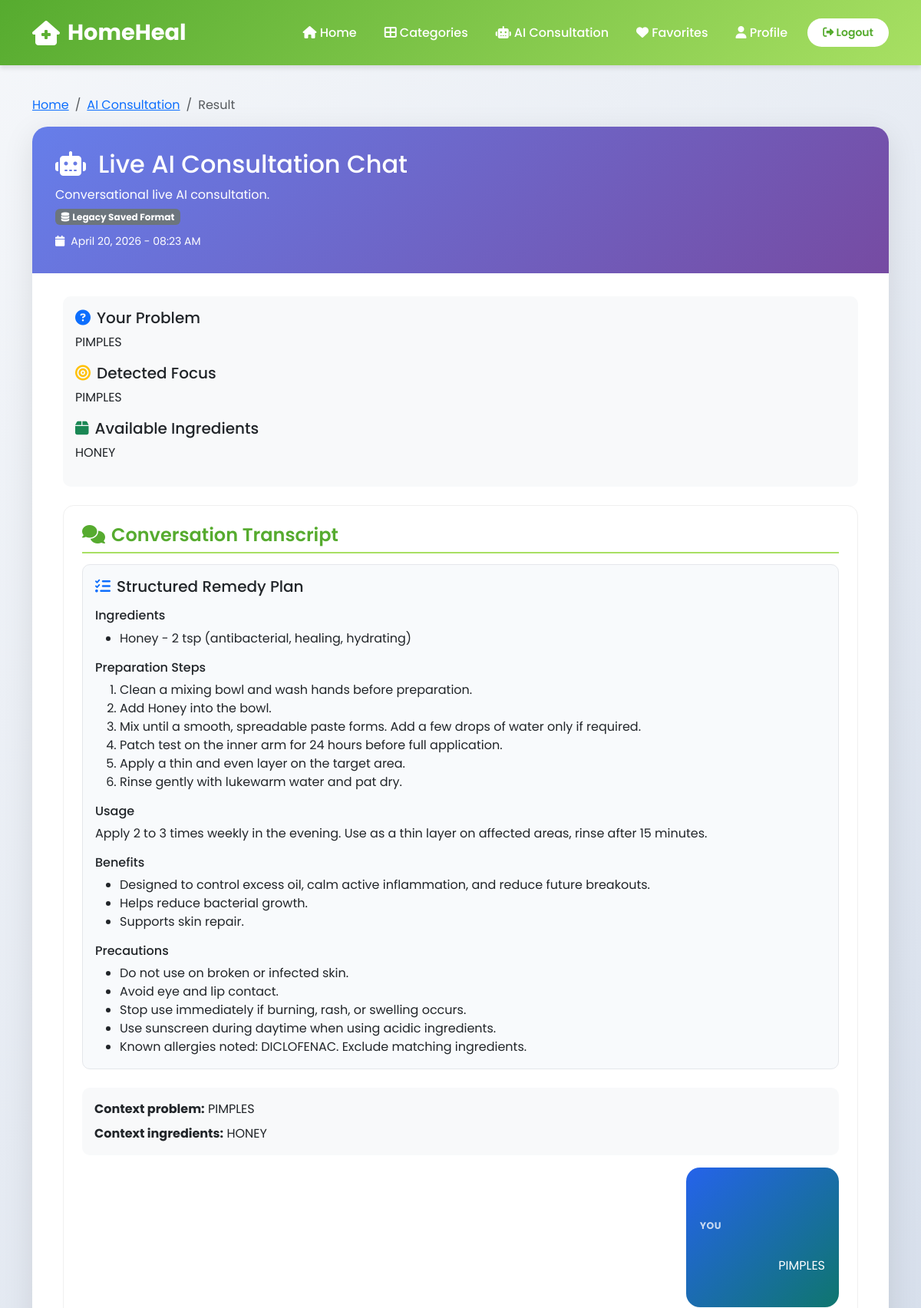
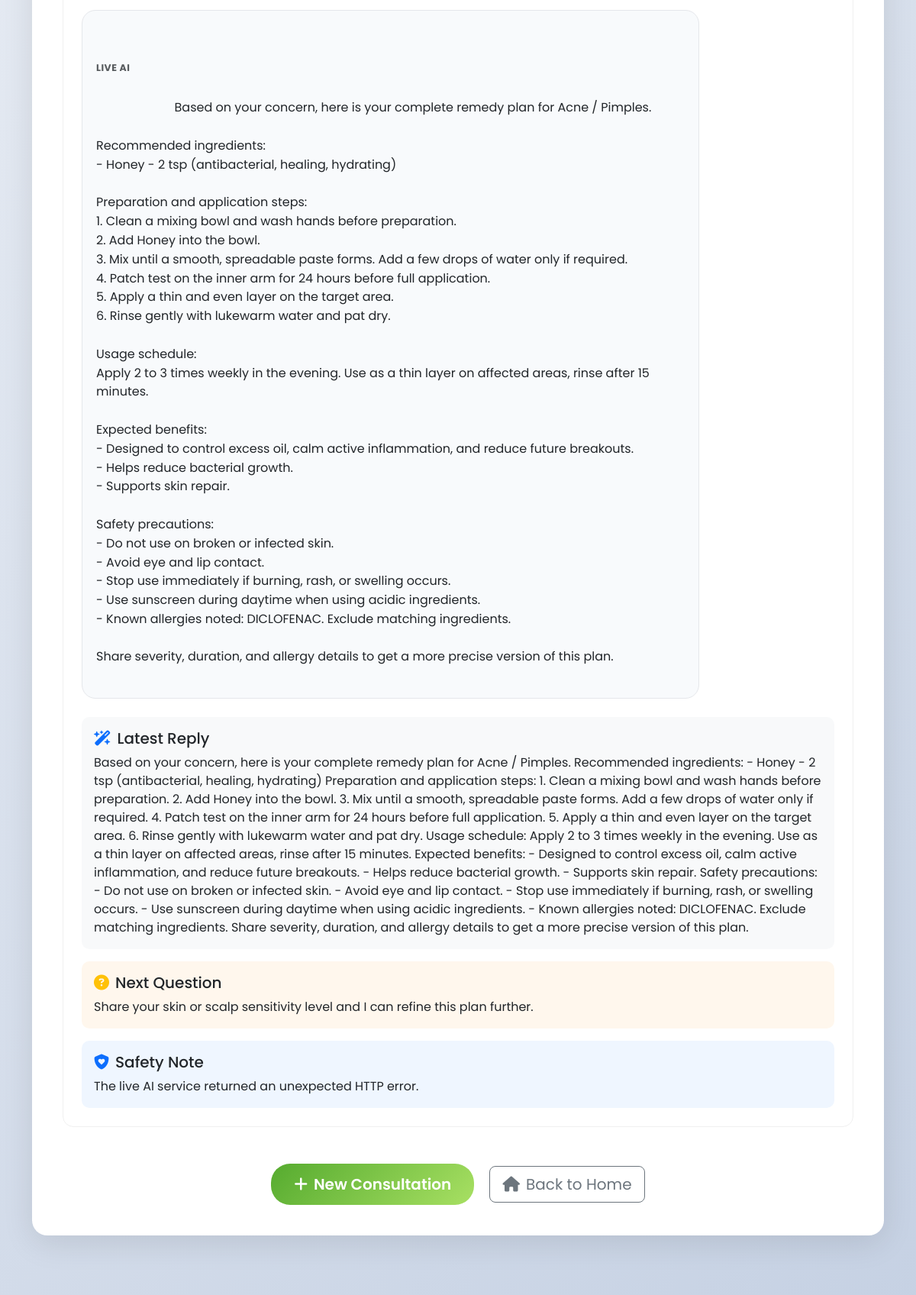
The app's page /consultation/18/ (signed in, upper part) with its own data (2 pictures, top to bottom).
### remedies/models.py (models this page shows, shortened)
class AIConsultation(models.Model):
    user = models.ForeignKey(User, on_delete=models.CASCADE, related_name='consultations')
    problem_description = models.TextField()
    available_ingredients = models.TextField(help_text="Products/ingredients available at home")
    suggested_remedy = models.TextField()
    created_at = models.DateTimeField(auto_now_add=True)
    class Meta:
        ordering = ['-created_at']

### remedies/views.py (the view)
# urls.py: path('consultation/<int:consultation_id>/', remedy_views.consultation_detail, name='consultation_detail'),
@login_required
def consultation_detail(request, consultation_id):
    consultation = get_object_or_404(AIConsultation, id=consultation_id, user=request.user)
    ai_remedy = parse_ai_remedy_payload(consultation.suggested_remedy)
    context = {
        'consultation': consultation,
        'ai_remedy': ai_remedy,
    }
    return render(request, 'remedies/consultation_detail.html', context)

### ai_engine/services.py (called while the page is built, shortened)
def parse_ai_remedy_payload(payload_text):
    if not payload_text:
        return _legacy_payload_to_sections("")
    try:
        parsed = json.loads(payload_text)
    except (TypeError, json.JSONDecodeError):
        return _legacy_payload_to_sections(payload_text)
    if not isinstance(parsed, dict):
        return _legacy_payload_to_sections(payload_text)
    return _normalize_sections(parsed)

def _safe_list(value):
    if isinstance(value, list):
        return [str(item).strip() for item in value if str(item).strip()]
    if isinstance(value, str):
        lines = [item.strip("-• ").strip() for item in value.splitlines() if item.strip()]
        return lines
    return []

def _safe_dict(value):
    if isinstance(value, dict):
        return {str(key): value[key] for key in value}
    return {}

def _safe_conversation_list(value):
    if not isinstance(value, list):
        return []
    conversation = []
    for item in value:
        if not isinstance(item, dict):
            continue
        role = str(item.get("role") or "").strip().lower()
        content = str(item.get("content") or item.get("text") or "").strip()
        if role not in {"user", "assistant", "model"} or not content:
            continue
        conversation.append({"role": "assistant" if role == "model" else role, "content": content})
    return conversation

def _safe_remedy_sections(value):
    return {
        "ingredients": _safe_list(value.get("ingredients")),
        "instructions": _safe_list(value.get("instructions")),
        "usage": str(value.get("usage") or ""),
        "benefits": _safe_list(value.get("benefits")),
        "precautions": _safe_list(value.get("precautions")),
    }

### templates/remedies/consultation_detail.html (shortened to what this page needs)
{% extends 'base.html' %}
{% block content %}
<div class="container">
    <nav aria-label="breadcrumb">
        <ol class="breadcrumb">
            <li class="breadcrumb-item"><a href="{% url 'home' %}">Home</a></li>
            <li class="breadcrumb-item"><a href="{% url 'ai_consultation' %}">AI Consultation</a></li>
            <li class="breadcrumb-item active">Result</li>
        </ol>
    </nav>
    <div class="consultation-result">
        <div class="result-header">
            <h2>
                <i class="fas fa-robot me-3"></i>{{ ai_remedy.title }}
            </h2>
            <p class="mb-1">{{ ai_remedy.description }}</p>
            <p class="mb-2">
                {% if ai_remedy.generation_source == 'openai' or ai_remedy.generation_source == 'gemini' or ai_remedy.generation_source == 'live_ai' %}
                    <span class="badge bg-light text-dark"><i class="fas fa-wand-magic-sparkles me-1"></i>Generated by Live AI</span>
                {% elif ai_remedy.generation_source == 'unavailable' %}
                    <span class="badge bg-danger"><i class="fas fa-triangle-exclamation me-1"></i>Live AI Unavailable</span>
                {% else %}
                    <span class="badge bg-secondary"><i class="fas fa-database me-1"></i>Legacy Saved Format</span>
                {% endif %}
            </p>
            <p class="mb-0">
                <small>
                    <i class="fas fa-calendar me-2"></i>{{ consultation.created_at|date:"F d, Y - h:i A" }}
                </small>
            </p>
        </div>
        <div class="mb-4 p-3" style="background: #f8f9fa; border-radius: 10px;">
            <h5><i class="fas fa-question-circle me-2 text-primary"></i>Your Problem</h5>
            <p>{{ consultation.problem_description }}</p>
            <h5 class="mt-3"><i class="fas fa-bullseye me-2 text-warning"></i>Detected Focus</h5>
            <p>{{ ai_remedy.matched_problem }}</p>
            <h5 class="mt-3"><i class="fas fa-box me-2 text-success"></i>Available Ingredients</h5>
            <p>{{ consultation.available_ingredients }}</p>
        </div>
        {% if ai_remedy.generation_source == 'live_chat' %}
        <div class="remedy-section">
            <h4 class="section-title"><i class="fas fa-comments me-2"></i>Conversation Transcript</h4>
            {% if ai_remedy.remedy_sections.ingredients or ai_remedy.remedy_sections.instructions or ai_remedy.remedy_sections.usage or ai_remedy.remedy_sections.benefits or ai_remedy.remedy_sections.precautions %}
            <div class="mb-4 p-3" style="background: #f8fafc; border-radius: 10px; border: 1px solid #e5e7eb;">
                <h5 class="mb-3"><i class="fas fa-list-check me-2 text-primary"></i>Structured Remedy Plan</h5>
                {% if ai_remedy.remedy_sections.ingredients %}
                <h6 class="mt-2 mb-2">Ingredients</h6>
                <ul>
                    {% for ingredient in ai_remedy.remedy_sections.ingredients %}
                    <li>{{ ingredient }}</li>
                    {% endfor %}
                </ul>
                {% endif %}
                {% if ai_remedy.remedy_sections.instructions %}
                <h6 class="mt-3 mb-2">Preparation Steps</h6>
                <ol class="mb-3">
                    {% for step in ai_remedy.remedy_sections.instructions %}
                    <li>{{ step }}</li>
                    {% endfor %}
                </ol>
                {% endif %}
                {% if ai_remedy.remedy_sections.usage %}
                <h6 class="mt-3 mb-2">Usage</h6>
                <p class="mb-3">{{ ai_remedy.remedy_sections.usage }}</p>
                {% endif %}
                {% if ai_remedy.remedy_sections.benefits %}
                <h6 class="mt-3 mb-2">Benefits</h6>
                <ul>
                    {% for benefit in ai_remedy.remedy_sections.benefits %}
                    <li>{{ benefit }}</li>
                    {% endfor %}
                </ul>
                {% endif %}
                {% if ai_remedy.remedy_sections.precautions %}
                <h6 class="mt-3 mb-2">Precautions</h6>
                <ul class="mb-0">
                    {% for warning in ai_remedy.remedy_sections.precautions %}
                    <li>{{ warning }}</li>
                    {% endfor %}
                </ul>
                {% endif %}
            </div>
            {% endif %}
            {% if ai_remedy.consultation_context.problem_description or ai_remedy.consultation_context.available_ingredients %}
            <div class="mb-3 p-3" style="background: #f8f9fa; border-radius: 10px;">
                {% if ai_remedy.consultation_context.problem_description %}
                <p class="mb-2"><strong>Context problem:</strong> {{ ai_remedy.consultation_context.problem_description }}</p>
                {% endif %}
                {% if ai_remedy.consultation_context.available_ingredients %}
                <p class="mb-0"><strong>Context ingredients:</strong> {{ ai_remedy.consultation_context.available_ingredients }}</p>
                {% endif %}
            </div>
            {% endif %}
            {% if ai_remedy.conversation %}
            <div class="chat-transcript">
                {% for message in ai_remedy.conversation %}
                    <div class="chat-bubble {% if message.role == 'user' %}user{% else %}assistant{% endif %}">
                        <div class="chat-bubble-label">{% if message.role == 'user' %}You{% else %}Live AI{% endif %}</div>
                        {{ message.content }}
                    </div>
                {% endfor %}
            </div>
            {% else %}
            <p class="text-muted mb-0">No transcript was stored for this consultation.</p>
            {% endif %}
            {% if ai_remedy.reply %}
            <div class="mt-4 p-3" style="background: #f8f9fa; border-radius: 10px;">
                <h5 class="mb-2"><i class="fas fa-wand-magic-sparkles me-2 text-primary"></i>Latest Reply</h5>
                <p class="mb-0">{{ ai_remedy.reply }}</p>
            </div>
            {% endif %}
            {% if ai_remedy.next_question %}
            <div class="mt-3 p-3" style="background: #fff7ed; border-radius: 10px;">
                <h5 class="mb-2"><i class="fas fa-circle-question me-2 text-warning"></i>Next Question</h5>
                <p class="mb-0">{{ ai_remedy.next_question }}</p>
            </div>
            {% endif %}
            {% if ai_remedy.safety_note %}
            <div class="mt-3 p-3" style="background: #eff6ff; border-radius: 10px;">
                <h5 class="mb-2"><i class="fas fa-shield-heart me-2 text-primary"></i>Safety Note</h5>
                <p class="mb-0">{{ ai_remedy.safety_note }}</p>
            </div>
            {% endif %}
        </div>
        {% endif %}
        <div class="text-center mt-5">
            <a href="{% url 'ai_consultation' %}" class="btn btn-primary btn-lg me-3">
                <i class="fas fa-plus me-2"></i>New Consultation
            </a>
            <a href="{% url 'home' %}" class="btn btn-outline-secondary btn-lg">
                <i class="fas fa-home me-2"></i>Back to Home
            </a>
        </div>
    </div>
</div>
{% endblock %}

### templates/base.html (style rules this page uses)
:root { --primary-color: #2ecc71; --secondary-color: #27ae60; --accent-color: #3498db; --dark-color: #2c3e50; --light-color: #ecf0f1; --gradient-start: #56ab2f; --gradient-end: #a8e063; }
* { margin: 0; padding: 0; box-sizing: border-box; }
body { font-family: 'Poppins', sans-serif; background: linear-gradient(135deg, #f5f7fa 0%, #c3cfe2 100%); min-height: 100vh; }
.btn-primary { background: linear-gradient(135deg, var(--gradient-start) 0%, var(--gradient-end) 100%); border: none; border-radius: 25px; padding: 12px 30px; font-weight: 600; transition: all 0.3s ease; }

### templates/remedies/consultation_detail.html (style rules this page uses)
.consultation-result { background: white; border-radius: 20px; padding: 40px; box-shadow: 0 10px 40px rgba(0,0,0,0.1); }
.result-header { background: linear-gradient(135deg, #667eea 0%, #764ba2 100%); color: white; padding: 30px; border-radius: 20px 20px 0 0; margin: -40px -40px 30px -40px; }
.remedy-section { background: #ffffff; border-radius: 14px; padding: 24px; margin-bottom: 20px; border: 1px solid #f0f0f0; }
.section-title { color: var(--gradient-start); font-weight: 600; margin-bottom: 14px; padding-bottom: 8px; border-bottom: 2px solid var(--gradient-end); }
.chat-transcript { display: flex; flex-direction: column; gap: 14px; }
.chat-bubble { max-width: 82%; padding: 16px 18px; border-radius: 18px; white-space: pre-wrap; line-height: 1.55; }
.chat-bubble.user { margin-left: auto; background: linear-gradient(135deg, #2563eb, #0f766e); color: #fff; }
.chat-bubble.assistant { background: #f8fafc; border: 1px solid #e5e7eb; }
.chat-bubble-label { font-size: 0.78rem; text-transform: uppercase; letter-spacing: 0.04em; opacity: 0.75; font-weight: 700; margin-bottom: 6px; }

### records on screen
AIConsultation: created_at "April 20, 2026 - 08:23 AM", problem_description "PIMPLES", matched_problem "PIMPLES", available_ingredients "HONEY", consultation_context.problem_description "PIMPLES", consultation_context.available_ingredients "HONEY"

### other values on screen
{{ ai_remedy.title }} "Live AI Consultation Chat"
{{ ai_remedy.description }} "Conversational live AI consultation."
{{ ingredient }} "Honey - 2 tsp (antibacterial, healing, hydrating)"
{{ step }} "Clean a mixing bowl and wash hands before preparation." "Add Honey into the bowl." "Mix until a smooth, spreadable paste forms. Add a few drops of water only if required." "Patch test on the inner arm for 24 hours before full application." "Apply a thin and even layer on the target area." "Rinse gently with lukewarm water and pat dry."
{{ ai_remedy.remedy_sections.usage }} "Apply 2 to 3 times weekly in the evening. Use as a thin layer on affected areas, rinse after 15 minutes."
{{ benefit }} "Designed to control excess oil, calm active inflammation, and reduce future breakouts." "Helps reduce bacterial growth." "Supports skin repair."
{{ warning }} "Do not use on broken or infected skin." "Avoid eye and lip contact." "Stop use immediately if burning, rash, or swelling occurs." "Use sunscreen during daytime when using acidic ingredients." "Known allergies noted: DICLOFENAC. Exclude matching ingredients."
{{ message.content }} "PIMPLES"
{{ ai_remedy.next_question }} "Share your skin or scalp sensitivity level and I can refine this plan further."
{{ ai_remedy.safety_note }} "The live AI service returned an unexpected HTTP error."
